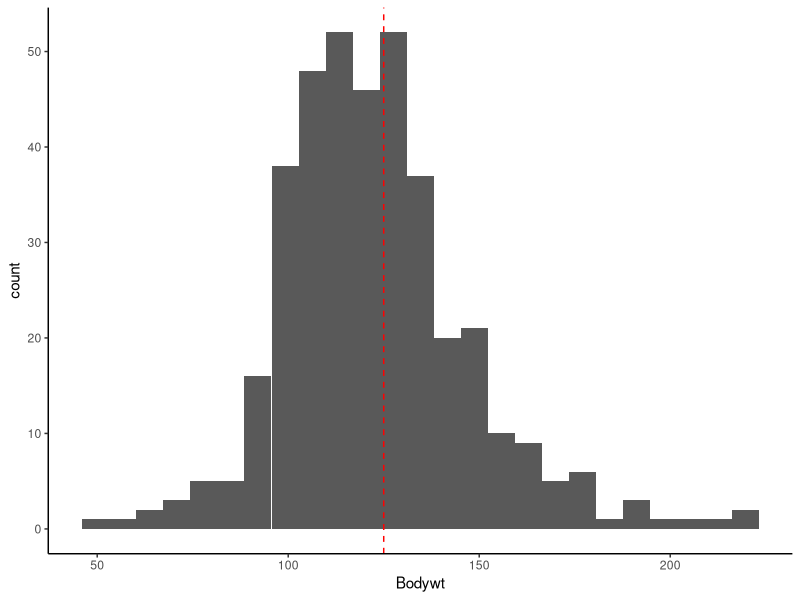
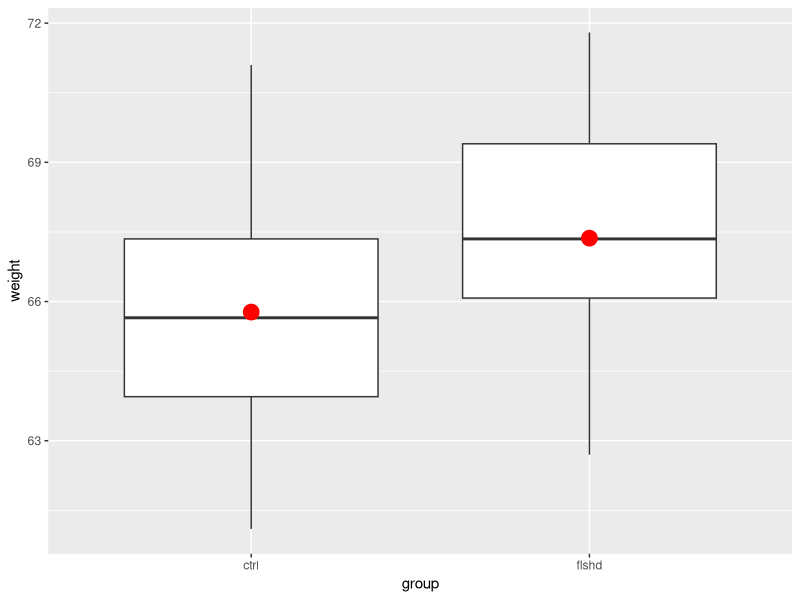
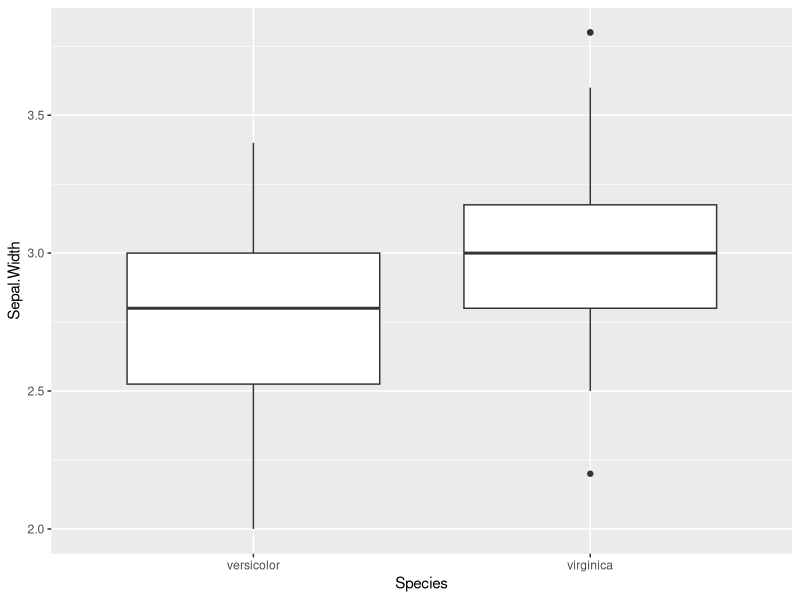
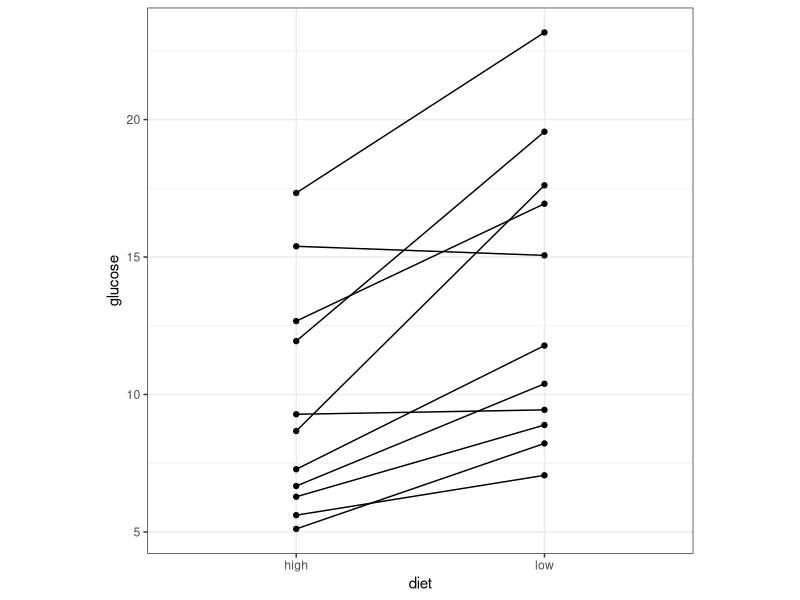
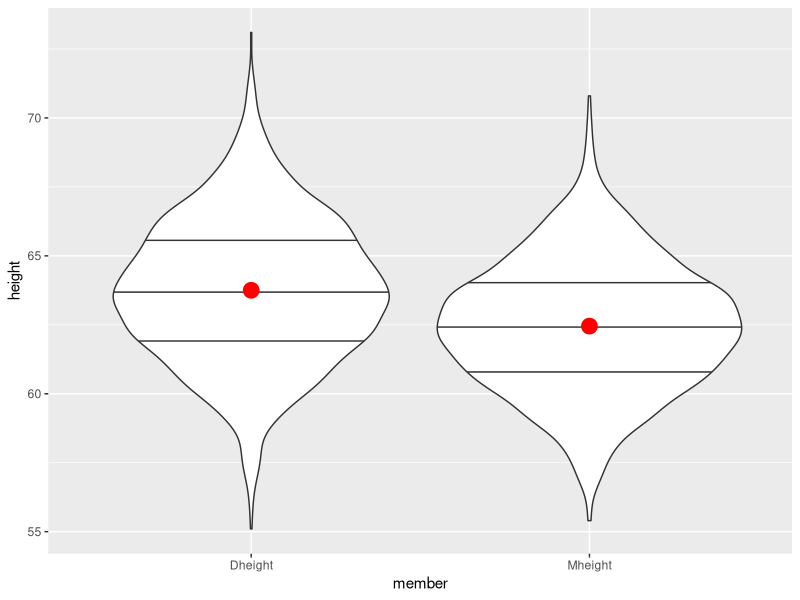

The R script that drew these images, in order:
## ---- chunk 1
library(tidyverse) 
library(gridExtra)
library(knitr) 
opts_chunk$set(
  tidy = FALSE,
  cache = FALSE,
  echo = TRUE,
  warning = FALSE,
  message = FALSE,
  dpi = 300,
  fig.align = "center",
  fig.width = 4,
  fig.height = 4
  )
filter <- dplyr::filter
## ---- chunk 2
donkey <- read.table("donkey.tsv", header = T, sep = "\t") 
dim(donkey)
head(donkey)
## ---- chunk 3
ggplot(donkey, aes(Bodywt)) +
  geom_histogram(bins = 25) +
  geom_vline(xintercept = 125,
             lty = "dashed",
             color = "red") +
  theme_classic()
## ---- chunk 4
t.test(donkey$Bodywt, mu = 125)
## ---- chunk 5
t.test(donkey$Bodywt, mu = 130)
## ---- chunk 6
infected <- 361
n <- 1150
p <- infected/n # sample proportion
print(p)
## ---- chunk 7
p + 1.96*sqrt(p*(1-p)/n)*c(-1,1) # 1.96 from qnorm(1-0.025)
## ---- chunk 8
prop.test(infected, n, p = 0.34)
## ---- chunk 9
cont<- c(62.5, 63.9, 69.2, 66.8, 65.7, 62.6, 69.5, 67.2, 61.1, 
         64.1, 65.2, 61.8, 65.3, 63.5, 69.6, 65.6, 65.3, 71.1, 
         66.4, 65.1, 67.0, 66.1, 64.8, 67.5, 68.6, 67.4, 68.2, 
         62.5, 66.0, 63.6)
fl <- c(70.7, 67.8, 69.8, 71.8, 66.8, 68.1, 64.9, 67.0, 66.0, 
        68.2, 67.1, 69.4, 69.4, 67.6, 69.8, 64.4, 66.1, 67.9, 
        66.9, 62.7, 66.2, 69.4, 64.6, 64.2)
c(length(cont), length(fl)); c(mean(cont), mean(fl))
## ---- chunk 10
## make group, a variable for membership
group <- c(rep("ctrl", length(cont)), rep("flshd", length(fl)))
weight <- c(cont, fl)
df <- data.frame(group, weight)
dim(df)
## ---- chunk 11
head(df)
## ---- chunk 12
tail(df)
## ---- chunk 13
ggplot(df, aes(group, weight)) + 
  geom_boxplot() +
  geom_point(stat = "summary", fun.y = mean, #<<
             color = "red", size = 5) #<<
## ---- chunk 14
t.test(cont, fl, var.equal = TRUE)
## ---- chunk 15
t.test(cont, fl, var.equal = FALSE)
## ---- chunk 16
iris %>% 
  filter(Species != "setosa") %>%
  ggplot(aes(Species, Sepal.Width)) +
  geom_boxplot()
## ---- chunk 17
low = c(9.44, 17.61, 8.89, 16.94, 10.39, 11.78, 15.06, 7.06, 
        19.56, 8.22, 23.17)
high = c(9.28, 8.67, 6.28, 12.67, 6.67, 7.28, 15.39, 5.61, 
         11.94, 5.11, 17.33)
## ---- chunk 18
df <- data.frame(low, high) %>%
  mutate(obs = paste0("obs", 1:length(low)))
head(df)
## ---- chunk 19
df_long <- df %>%
  pivot_longer(cols = c("low", "high"), #<<
               names_to = "diet", values_to = "glucose")  #<<
slice(df_long, 1:12) # Showing the first 15 rows of data
## ---- chunk 20
ggplot(df_long, aes(diet, glucose)) +
  geom_point() +
  geom_line(aes(group = obs)) + # connect the match #<<
  theme_bw() +
  theme(aspect.ratio = 1)
## ---- chunk 21
t.test(high, low, paired = T)
## ---- chunk 22
diff <- high - low
t.test(diff, mu = 0)
## ---- chunk 23
ht <- read.table(file = "heights.txt", header = T, sep = " ") %>%
  mutate(ID = paste0("fam_", 1:nrow(.))) # . = result from piping #<<
## ---- chunk 24
ht_long <- ht %>%
  pivot_longer(cols = -"ID", names_to = "member", values_to = "height")
head(ht_long)
## ---- chunk 25
ht_long %>%
  ggplot(aes(member, height)) +
  geom_violin(draw_quantiles = c(0.25, 0.5, 0.75)) +
  geom_point(stat = "summary", fun.y = mean, size = 5, color = "red")
